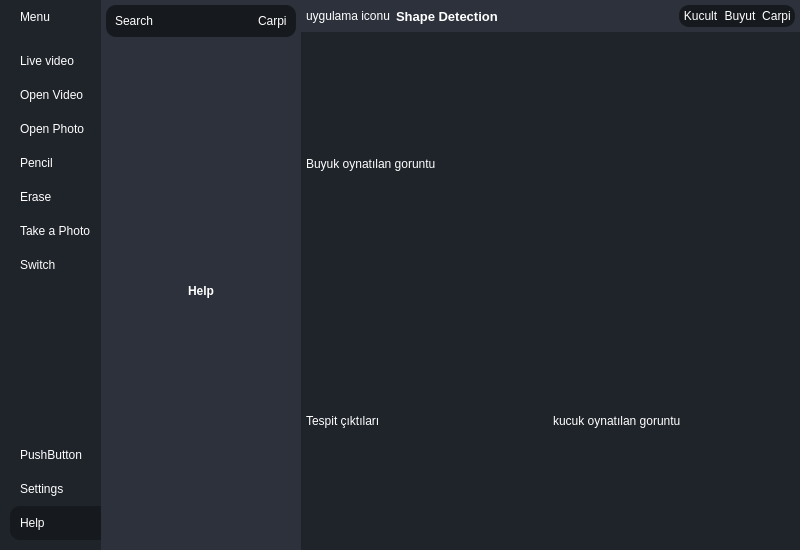
<?xml version="1.0" encoding="UTF-8"?>
<ui version="4.0">
 <class>ShapeDetection</class>
 <widget class="QMainWindow" name="ShapeDetection">
  <property name="geometry">
   <rect>
    <x>0</x>
    <y>0</y>
    <width>800</width>
    <height>550</height>
   </rect>
  </property>
  <property name="sizePolicy">
   <sizepolicy hsizetype="Preferred" vsizetype="Expanding">
    <horstretch>0</horstretch>
    <verstretch>0</verstretch>
   </sizepolicy>
  </property>
  <property name="minimumSize">
   <size>
    <width>800</width>
    <height>500</height>
   </size>
  </property>
  <property name="windowTitle">
   <string>ShapeDetection</string>
  </property>
  <property name="styleSheet">
   <string notr="true">#ShapeDetection{
	background:#001219;
}
*{
	border: none;
	background-color: transparent;
	background : transparent;
	padding: 0;
	margin: 0;
	color:#fff;
}

#centralWidget{
	background-color:#1f232a;
}

#LeftMenuSubContainer{
	background-color:#16191dz;
}

#LeftMenuSubContainer QPushButton{
	text-align:left;
	padding:10px 10px;
	border-top-left-radius:10px;
	border-bottom-left-radius:10px;
}

#frame_4{
	background-color:#16191d;
	border-radius: 10px;

}

#headercontainer{
	background-color:#2c313c;
}

#centerMainSubContainer{
background-color:#2c313c;
}

#frame_7{
	background-color:#16191d;
	border-radius: 10px;
}</string>
  </property>
  <widget class="QWidget" name="centralWidget">
   <property name="sizePolicy">
    <sizepolicy hsizetype="Preferred" vsizetype="Expanding">
     <horstretch>0</horstretch>
     <verstretch>0</verstretch>
    </sizepolicy>
   </property>
   <property name="styleSheet">
    <string notr="true"/>
   </property>
   <layout class="QHBoxLayout" name="horizontalLayout">
    <property name="spacing">
     <number>0</number>
    </property>
    <property name="leftMargin">
     <number>0</number>
    </property>
    <property name="topMargin">
     <number>0</number>
    </property>
    <property name="rightMargin">
     <number>0</number>
    </property>
    <property name="bottomMargin">
     <number>0</number>
    </property>
    <item alignment="Qt::AlignLeft">
     <widget class="QWidget" name="LeftMenuContainer" native="true">
      <layout class="QVBoxLayout" name="verticalLayout">
       <property name="spacing">
        <number>0</number>
       </property>
       <property name="leftMargin">
        <number>0</number>
       </property>
       <property name="topMargin">
        <number>0</number>
       </property>
       <property name="rightMargin">
        <number>0</number>
       </property>
       <property name="bottomMargin">
        <number>0</number>
       </property>
       <item alignment="Qt::AlignLeft">
        <widget class="QWidget" name="LeftMenuSubContainer" native="true">
         <layout class="QVBoxLayout" name="verticalLayout_2">
          <property name="spacing">
           <number>0</number>
          </property>
          <property name="leftMargin">
           <number>10</number>
          </property>
          <property name="topMargin">
           <number>0</number>
          </property>
          <property name="rightMargin">
           <number>0</number>
          </property>
          <property name="bottomMargin">
           <number>0</number>
          </property>
          <item alignment="Qt::AlignTop">
           <widget class="QFrame" name="frame">
            <property name="frameShape">
             <enum>QFrame::StyledPanel</enum>
            </property>
            <property name="frameShadow">
             <enum>QFrame::Raised</enum>
            </property>
            <layout class="QHBoxLayout" name="horizontalLayout_2">
             <property name="spacing">
              <number>0</number>
             </property>
             <property name="leftMargin">
              <number>0</number>
             </property>
             <property name="topMargin">
              <number>0</number>
             </property>
             <property name="rightMargin">
              <number>0</number>
             </property>
             <property name="bottomMargin">
              <number>0</number>
             </property>
             <item>
              <widget class="QPushButton" name="menubtn">
               <property name="toolTip">
                <string>menu</string>
               </property>
               <property name="styleSheet">
                <string notr="true"/>
               </property>
               <property name="text">
                <string>Menu</string>
               </property>
              </widget>
             </item>
            </layout>
           </widget>
          </item>
          <item alignment="Qt::AlignTop">
           <widget class="QFrame" name="frame_2">
            <property name="sizePolicy">
             <sizepolicy hsizetype="Preferred" vsizetype="Preferred">
              <horstretch>0</horstretch>
              <verstretch>0</verstretch>
             </sizepolicy>
            </property>
            <property name="frameShape">
             <enum>QFrame::StyledPanel</enum>
            </property>
            <property name="frameShadow">
             <enum>QFrame::Raised</enum>
            </property>
            <layout class="QVBoxLayout" name="verticalLayout_3">
             <property name="spacing">
              <number>0</number>
             </property>
             <property name="leftMargin">
              <number>0</number>
             </property>
             <property name="topMargin">
              <number>10</number>
             </property>
             <property name="rightMargin">
              <number>0</number>
             </property>
             <property name="bottomMargin">
              <number>10</number>
             </property>
             <item>
              <widget class="QPushButton" name="livevideobtn">
               <property name="toolTip">
                <string>Live Video</string>
               </property>
               <property name="text">
                <string>Live video</string>
               </property>
              </widget>
             </item>
             <item>
              <widget class="QPushButton" name="openvideobtn">
               <property name="toolTip">
                <string>Open Video</string>
               </property>
               <property name="text">
                <string>Open Video</string>
               </property>
              </widget>
             </item>
             <item>
              <widget class="QPushButton" name="openphotobtn">
               <property name="toolTip">
                <string>Open Photo</string>
               </property>
               <property name="text">
                <string>Open Photo</string>
               </property>
              </widget>
             </item>
             <item>
              <widget class="QPushButton" name="pencilbtn">
               <property name="toolTip">
                <string>pencil</string>
               </property>
               <property name="text">
                <string>Pencil</string>
               </property>
              </widget>
             </item>
             <item>
              <widget class="QPushButton" name="erasebtn">
               <property name="toolTip">
                <string>erase</string>
               </property>
               <property name="text">
                <string>Erase</string>
               </property>
              </widget>
             </item>
             <item>
              <widget class="QPushButton" name="takephotobtn">
               <property name="toolTip">
                <string>takephoto</string>
               </property>
               <property name="text">
                <string>Take a Photo</string>
               </property>
              </widget>
             </item>
             <item>
              <widget class="QPushButton" name="switchbtn">
               <property name="toolTip">
                <string>switch</string>
               </property>
               <property name="text">
                <string>Switch</string>
               </property>
              </widget>
             </item>
            </layout>
           </widget>
          </item>
          <item>
           <spacer name="verticalSpacer">
            <property name="orientation">
             <enum>Qt::Vertical</enum>
            </property>
            <property name="sizeHint" stdset="0">
             <size>
              <width>20</width>
              <height>40</height>
             </size>
            </property>
           </spacer>
          </item>
          <item alignment="Qt::AlignBottom">
           <widget class="QFrame" name="frame_3">
            <property name="frameShape">
             <enum>QFrame::StyledPanel</enum>
            </property>
            <property name="frameShadow">
             <enum>QFrame::Raised</enum>
            </property>
            <layout class="QVBoxLayout" name="verticalLayout_4">
             <property name="spacing">
              <number>0</number>
             </property>
             <property name="leftMargin">
              <number>0</number>
             </property>
             <property name="topMargin">
              <number>10</number>
             </property>
             <property name="rightMargin">
              <number>0</number>
             </property>
             <property name="bottomMargin">
              <number>10</number>
             </property>
             <item>
              <widget class="QPushButton" name="pushButton_5">
               <property name="text">
                <string>PushButton</string>
               </property>
              </widget>
             </item>
             <item>
              <widget class="QPushButton" name="settingsbtn">
               <property name="toolTip">
                <string>Settings</string>
               </property>
               <property name="styleSheet">
                <string notr="true">background-color:#1f232a;</string>
               </property>
               <property name="text">
                <string>Settings</string>
               </property>
              </widget>
             </item>
             <item>
              <widget class="QPushButton" name="helpbtn">
               <property name="toolTip">
                <string>Help</string>
               </property>
               <property name="styleSheet">
                <string notr="true">background-color:#16191d;</string>
               </property>
               <property name="text">
                <string>Help</string>
               </property>
              </widget>
             </item>
            </layout>
           </widget>
          </item>
         </layout>
        </widget>
       </item>
      </layout>
     </widget>
    </item>
    <item alignment="Qt::AlignLeft">
     <widget class="QWidget" name="centerMainContainer" native="true">
      <property name="minimumSize">
       <size>
        <width>200</width>
        <height>0</height>
       </size>
      </property>
      <layout class="QVBoxLayout" name="verticalLayout_6">
       <property name="spacing">
        <number>0</number>
       </property>
       <property name="leftMargin">
        <number>0</number>
       </property>
       <property name="topMargin">
        <number>0</number>
       </property>
       <property name="rightMargin">
        <number>0</number>
       </property>
       <property name="bottomMargin">
        <number>0</number>
       </property>
       <item>
        <widget class="QWidget" name="centerMainSubContainer" native="true">
         <property name="minimumSize">
          <size>
           <width>200</width>
           <height>0</height>
          </size>
         </property>
         <layout class="QVBoxLayout" name="verticalLayout_7">
          <property name="spacing">
           <number>0</number>
          </property>
          <property name="leftMargin">
           <number>5</number>
          </property>
          <property name="topMargin">
           <number>5</number>
          </property>
          <property name="rightMargin">
           <number>5</number>
          </property>
          <property name="bottomMargin">
           <number>5</number>
          </property>
          <item alignment="Qt::AlignTop">
           <widget class="QFrame" name="frame_7">
            <property name="frameShape">
             <enum>QFrame::StyledPanel</enum>
            </property>
            <property name="frameShadow">
             <enum>QFrame::Raised</enum>
            </property>
            <layout class="QHBoxLayout" name="horizontalLayout_6">
             <property name="leftMargin">
              <number>9</number>
             </property>
             <property name="topMargin">
              <number>9</number>
             </property>
             <property name="rightMargin">
              <number>9</number>
             </property>
             <property name="bottomMargin">
              <number>9</number>
             </property>
             <item alignment="Qt::AlignLeft">
              <widget class="QPushButton" name="pushButton_4">
               <property name="text">
                <string>Search</string>
               </property>
              </widget>
             </item>
             <item alignment="Qt::AlignRight">
              <widget class="QLabel" name="label_3">
               <property name="text">
                <string>Carpi</string>
               </property>
              </widget>
             </item>
            </layout>
           </widget>
          </item>
          <item>
           <widget class="QStackedWidget" name="stackedWidget">
            <property name="sizePolicy">
             <sizepolicy hsizetype="Preferred" vsizetype="Preferred">
              <horstretch>0</horstretch>
              <verstretch>0</verstretch>
             </sizepolicy>
            </property>
            <property name="currentIndex">
             <number>2</number>
            </property>
            <widget class="QWidget" name="page">
             <layout class="QHBoxLayout" name="horizontalLayout_7">
              <item>
               <widget class="QLabel" name="label_4">
                <property name="font">
                 <font>
                  <weight>75</weight>
                  <bold>true</bold>
                 </font>
                </property>
                <property name="text">
                 <string>Setting</string>
                </property>
                <property name="alignment">
                 <set>Qt::AlignCenter</set>
                </property>
               </widget>
              </item>
             </layout>
            </widget>
            <widget class="QWidget" name="page_2">
             <layout class="QVBoxLayout" name="verticalLayout_8">
              <item>
               <widget class="QLabel" name="label_5">
                <property name="font">
                 <font>
                  <weight>75</weight>
                  <bold>true</bold>
                 </font>
                </property>
                <property name="text">
                 <string>Information</string>
                </property>
                <property name="alignment">
                 <set>Qt::AlignCenter</set>
                </property>
               </widget>
              </item>
             </layout>
            </widget>
            <widget class="QWidget" name="page_5">
             <layout class="QVBoxLayout" name="verticalLayout_9">
              <item>
               <widget class="QLabel" name="label_6">
                <property name="font">
                 <font>
                  <weight>75</weight>
                  <bold>true</bold>
                 </font>
                </property>
                <property name="text">
                 <string>Help</string>
                </property>
                <property name="alignment">
                 <set>Qt::AlignCenter</set>
                </property>
               </widget>
              </item>
             </layout>
            </widget>
           </widget>
          </item>
         </layout>
        </widget>
       </item>
      </layout>
     </widget>
    </item>
    <item>
     <widget class="QWidget" name="MainBodyContainer" native="true">
      <property name="sizePolicy">
       <sizepolicy hsizetype="Expanding" vsizetype="Preferred">
        <horstretch>0</horstretch>
        <verstretch>0</verstretch>
       </sizepolicy>
      </property>
      <property name="styleSheet">
       <string notr="true"/>
      </property>
      <layout class="QVBoxLayout" name="verticalLayout_5">
       <property name="spacing">
        <number>0</number>
       </property>
       <property name="leftMargin">
        <number>0</number>
       </property>
       <property name="topMargin">
        <number>0</number>
       </property>
       <property name="rightMargin">
        <number>0</number>
       </property>
       <property name="bottomMargin">
        <number>0</number>
       </property>
       <item alignment="Qt::AlignTop">
        <widget class="QWidget" name="headercontainer" native="true">
         <property name="styleSheet">
          <string notr="true"/>
         </property>
         <layout class="QHBoxLayout" name="horizontalLayout_3">
          <property name="spacing">
           <number>6</number>
          </property>
          <property name="leftMargin">
           <number>5</number>
          </property>
          <property name="topMargin">
           <number>5</number>
          </property>
          <property name="rightMargin">
           <number>5</number>
          </property>
          <property name="bottomMargin">
           <number>5</number>
          </property>
          <item alignment="Qt::AlignLeft">
           <widget class="QFrame" name="frame_5">
            <property name="frameShape">
             <enum>QFrame::StyledPanel</enum>
            </property>
            <property name="frameShadow">
             <enum>QFrame::Raised</enum>
            </property>
            <layout class="QHBoxLayout" name="horizontalLayout_5">
             <property name="spacing">
              <number>6</number>
             </property>
             <property name="leftMargin">
              <number>0</number>
             </property>
             <property name="topMargin">
              <number>0</number>
             </property>
             <property name="rightMargin">
              <number>0</number>
             </property>
             <property name="bottomMargin">
              <number>0</number>
             </property>
             <item>
              <widget class="QLabel" name="label_2">
               <property name="text">
                <string>uygulama iconu</string>
               </property>
              </widget>
             </item>
             <item alignment="Qt::AlignLeft">
              <widget class="QLabel" name="label">
               <property name="font">
                <font>
                 <pointsize>10</pointsize>
                 <weight>75</weight>
                 <bold>true</bold>
                </font>
               </property>
               <property name="text">
                <string>Shape Detection</string>
               </property>
              </widget>
             </item>
            </layout>
           </widget>
          </item>
          <item alignment="Qt::AlignRight">
           <widget class="QFrame" name="frame_4">
            <property name="styleSheet">
             <string notr="true"/>
            </property>
            <property name="frameShape">
             <enum>QFrame::StyledPanel</enum>
            </property>
            <property name="frameShadow">
             <enum>QFrame::Raised</enum>
            </property>
            <layout class="QHBoxLayout" name="horizontalLayout_4">
             <property name="spacing">
              <number>6</number>
             </property>
             <property name="leftMargin">
              <number>4</number>
             </property>
             <property name="topMargin">
              <number>4</number>
             </property>
             <property name="rightMargin">
              <number>4</number>
             </property>
             <property name="bottomMargin">
              <number>4</number>
             </property>
             <item>
              <widget class="QPushButton" name="pushButton_2">
               <property name="text">
                <string>Kucult</string>
               </property>
              </widget>
             </item>
             <item>
              <widget class="QPushButton" name="pushButton_3">
               <property name="text">
                <string>Buyut</string>
               </property>
              </widget>
             </item>
             <item>
              <widget class="QPushButton" name="pushButton">
               <property name="text">
                <string>Carpi</string>
               </property>
              </widget>
             </item>
            </layout>
           </widget>
          </item>
         </layout>
        </widget>
       </item>
       <item>
        <widget class="QWidget" name="mainBodyContent" native="true">
         <property name="sizePolicy">
          <sizepolicy hsizetype="Preferred" vsizetype="Expanding">
           <horstretch>0</horstretch>
           <verstretch>0</verstretch>
          </sizepolicy>
         </property>
         <layout class="QHBoxLayout" name="horizontalLayout_8">
          <property name="leftMargin">
           <number>0</number>
          </property>
          <property name="topMargin">
           <number>0</number>
          </property>
          <property name="rightMargin">
           <number>0</number>
          </property>
          <property name="bottomMargin">
           <number>0</number>
          </property>
          <item>
           <widget class="QWidget" name="widget" native="true">
            <property name="sizePolicy">
             <sizepolicy hsizetype="Preferred" vsizetype="Expanding">
              <horstretch>0</horstretch>
              <verstretch>0</verstretch>
             </sizepolicy>
            </property>
            <layout class="QHBoxLayout" name="horizontalLayout_9">
             <property name="spacing">
              <number>0</number>
             </property>
             <property name="leftMargin">
              <number>0</number>
             </property>
             <property name="topMargin">
              <number>0</number>
             </property>
             <property name="rightMargin">
              <number>0</number>
             </property>
             <property name="bottomMargin">
              <number>0</number>
             </property>
             <item>
              <widget class="QFrame" name="frame_6">
               <property name="sizePolicy">
                <sizepolicy hsizetype="Preferred" vsizetype="Expanding">
                 <horstretch>0</horstretch>
                 <verstretch>0</verstretch>
                </sizepolicy>
               </property>
               <property name="frameShape">
                <enum>QFrame::StyledPanel</enum>
               </property>
               <property name="frameShadow">
                <enum>QFrame::Raised</enum>
               </property>
               <layout class="QVBoxLayout" name="verticalLayout_10">
                <property name="spacing">
                 <number>0</number>
                </property>
                <property name="leftMargin">
                 <number>5</number>
                </property>
                <property name="topMargin">
                 <number>5</number>
                </property>
                <property name="rightMargin">
                 <number>5</number>
                </property>
                <property name="bottomMargin">
                 <number>5</number>
                </property>
                <item>
                 <widget class="QLabel" name="label_7">
                  <property name="styleSheet">
                   <string notr="true"/>
                  </property>
                  <property name="text">
                   <string>Buyuk oynatılan goruntu</string>
                  </property>
                 </widget>
                </item>
                <item>
                 <widget class="QWidget" name="widget_2" native="true">
                  <layout class="QHBoxLayout" name="horizontalLayout_10">
                   <property name="spacing">
                    <number>4</number>
                   </property>
                   <property name="leftMargin">
                    <number>0</number>
                   </property>
                   <property name="topMargin">
                    <number>5</number>
                   </property>
                   <property name="rightMargin">
                    <number>0</number>
                   </property>
                   <property name="bottomMargin">
                    <number>0</number>
                   </property>
                   <item>
                    <widget class="QLabel" name="label_8">
                     <property name="styleSheet">
                      <string notr="true"/>
                     </property>
                     <property name="text">
                      <string>Tespit çıktıları</string>
                     </property>
                    </widget>
                   </item>
                   <item>
                    <widget class="QFrame" name="smallimg">
                     <property name="frameShape">
                      <enum>QFrame::StyledPanel</enum>
                     </property>
                     <property name="frameShadow">
                      <enum>QFrame::Raised</enum>
                     </property>
                     <layout class="QHBoxLayout" name="horizontalLayout_11">
                      <property name="spacing">
                       <number>0</number>
                      </property>
                      <property name="leftMargin">
                       <number>0</number>
                      </property>
                      <property name="topMargin">
                       <number>0</number>
                      </property>
                      <property name="rightMargin">
                       <number>0</number>
                      </property>
                      <property name="bottomMargin">
                       <number>0</number>
                      </property>
                      <item>
                       <widget class="QLabel" name="label_9">
                        <property name="styleSheet">
                         <string notr="true"/>
                        </property>
                        <property name="text">
                         <string>kucuk oynatılan goruntu</string>
                        </property>
                       </widget>
                      </item>
                     </layout>
                    </widget>
                   </item>
                  </layout>
                 </widget>
                </item>
               </layout>
              </widget>
             </item>
            </layout>
           </widget>
          </item>
         </layout>
        </widget>
       </item>
      </layout>
     </widget>
    </item>
   </layout>
  </widget>
 </widget>
 <layoutdefault spacing="6" margin="11"/>
 <resources/>
 <connections/>
</ui>
